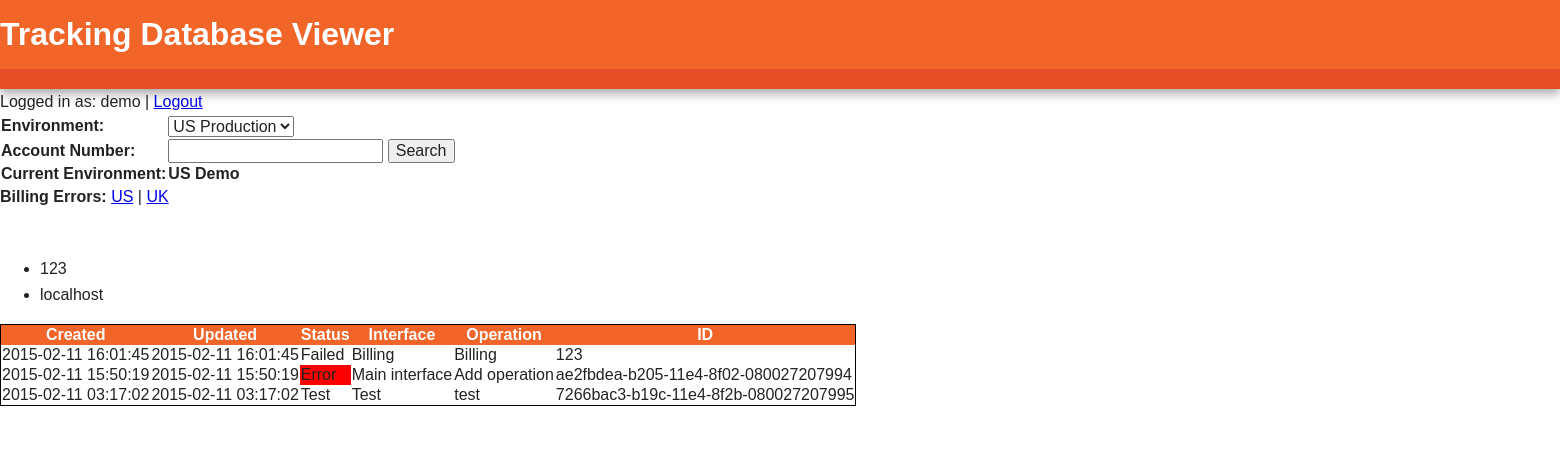
The page /account.php?account=123 (signed in) on the database its author committed.
### tables this page shows
CREATE TABLE IF NOT EXISTS `tracking` (
  `id` varchar(255) NOT NULL,
  `parent_id` varchar(255) DEFAULT NULL,
  `operation` varchar(255) DEFAULT NULL,
  `service` varchar(255) NOT NULL,
  `interface` varchar(255) DEFAULT NULL,
  `status` varchar(45) NOT NULL,
  `note` text,
  `correlation_id` varchar(255) NOT NULL,
  `namespace` varchar(1000) NOT NULL,
  `user` varchar(255) NOT NULL,
  `client_id` varchar(255) NOT NULL,
  `in` text NOT NULL,
  `out` mediumtext,
  `created` timestamp NOT NULL DEFAULT '0000-00-00 00:00:00',
  `updated` timestamp NOT NULL DEFAULT CURRENT_TIMESTAMP,
  `server` varchar(255) NOT NULL,
  `original_id` varchar(255) DEFAULT NULL,
  PRIMARY KEY (`id`),
  KEY `IX_tracking_service_operation` (`service`,`operation`),
  KEY `IX_tracking_clientid` (`client_id`),
  KEY `IX_tracking_status` (`status`),
  KEY `IX_tracking_created` (`created`),
  KEY `IX_tracking_correlation_id` (`correlation_id`),
  KEY `IX_tracking_parent_id` (`parent_id`)
);

### html/includes/config.php (called while the page is built, shortened)
<?php
$host = 'localhost';
?>

### html/account.php (the view)
<?php
require_once("top.php");
?>
<div id="main-container">
        <div id="main" class="wrapper clearfix">
        <content>
                <table class="list">
<?php
try {
	$dbh = new PDO("mysql:host=$host;dbname=demo", $user, $pass);
}
catch(PDOException $e)
{
	echo $e->getMessage();
	echo "Exiting";
	exit;
}
$account = urldecode($_GET["account"]);
if (is_numeric($account)) {
    echo "<ul>";
    echo "<li> $account </li>";
    echo "<li> $host </li>";
    echo "</ul>";
    $findAccountSTH = $dbh->prepare("select * from tracking where client_id = :accountID order by created desc");
    $findAccountSTH->execute(array(':accountID' => $account));
    $findAccountSTH->setFetchMode(PDO::FETCH_OBJ);
    echo "<tr class='listHeader'> <td><b>Created</b></td> <td><b>Updated</b></td> <td><b>Status</b></td> <td><b>Interface</b></td><td><b>Operation</b></td><td><b>ID</b></td></tr>";
    while($row = $findAccountSTH->fetch())
    {
        echo "<tr><td>" . $row->created . "</td>";
            echo "<td>" . $row->updated . "</td>";
        if ($row->status == 'Error') { echo $cssTrick = '<td id="error">' . $row->status; } else { echo "<td> $row->status </td>"; };
        echo "<td>" . $row->interface . "</td>";
        echo "<td>" . $row->operation . "</td>";
        echo "<td>" . $row->id . "</td>";
        echo "</tr>";
    }
    echo '</table>';
} else {
    echo 'ERROR: Account should be an integer<br />';
}
    echo '</content>';
require_once("footer.php");
?>

### html/default.css (style rules this page uses)
content, aside, details, figcaption, figure, footer, header, hgroup, nav, section { display: block; }
html { font-size: 100%; overflow-y: scroll; -webkit-overflow-scrolling: touch; -webkit-tap-highlight-color: rgba(0,0,0,0); -webkit-text-size-adjust: 100%; -ms-text-size-adjust: 100%; }
body { margin: 0; font-size: 13px; line-height: 1.231; }
body, button, input, select, textarea { font-family: sans-serif; color: #222; }
b, strong { font-weight: bold; }
ul, ol { margin: 1em 0; padding: 0 0 0 40px; }
table { border-collapse: collapse; border-spacing: 0; padding: 15px; }
td#error { background-color: red; }
.list { float: center; border: 1px solid black; text-align: "center"; padding: 5px; }
.listHeader { background-color:#f16529; padding: 5px; text-align:center; color:white; }
body { font:16px/26px Helvetica, Helvetica Neue, Arial; }
.wrapper { width:90%; margin:0 5%; }
#main { padding:30px 0; }
.clearfix:before, .clearfix:after { content: ""; display: table; }
.clearfix:after { clear: both; }
.clearfix { zoom: 1; }

### rows shown on the page
tracking: created "2015-02-11 16:01:45", updated "2015-02-11 16:01:45", status "Failed", interface "Billing", operation "Billing", id "123"
tracking: created "2015-02-11 15:50:19", updated "2015-02-11 15:50:19", status "Error", interface "Main interface", operation "Add operation", id "ae2fbdea-b205-11e4-8f02-080027207994"
tracking: created "2015-02-11 03:17:02", updated "2015-02-11 03:17:02", status "Test", interface "Test", operation "test", id "7266bac3-b19c-11e4-8f2b-080027207995"

### other values the page prints
$username "demo"
$prettyName "US Demo"
$account "123"
$host "localhost"
